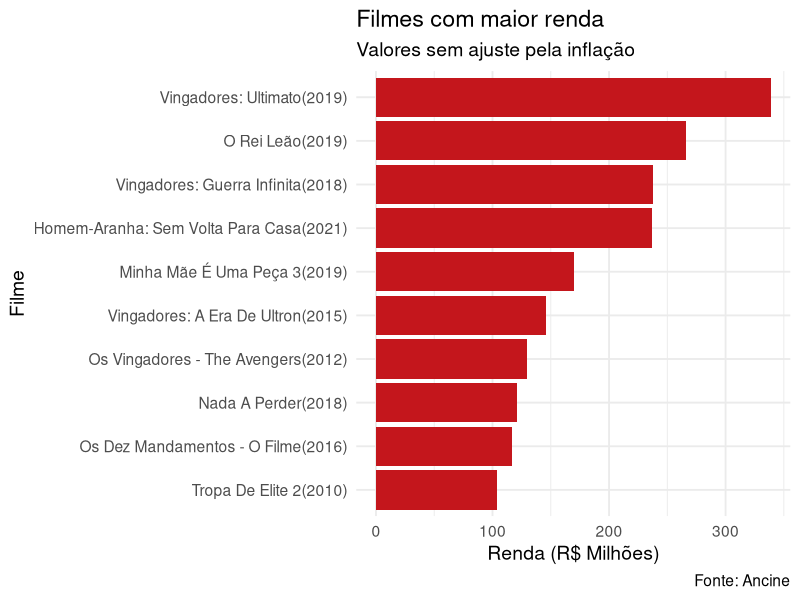
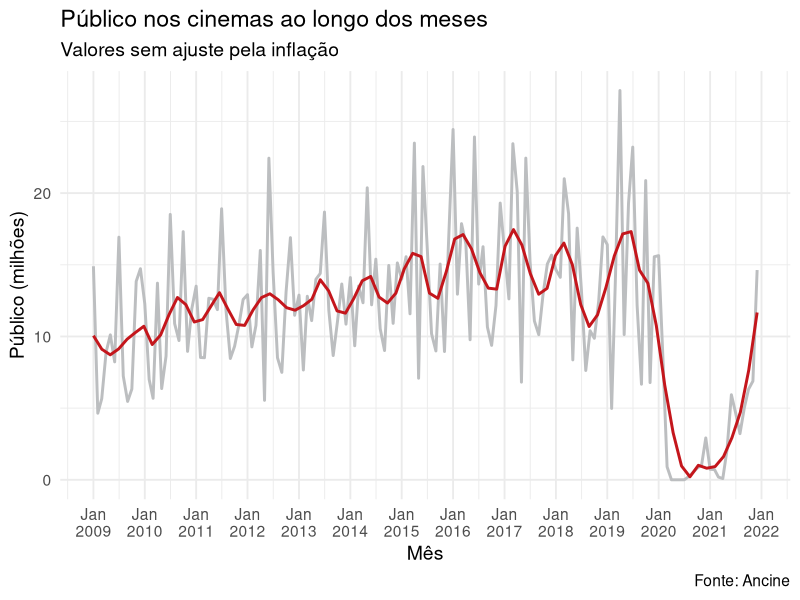

The R source for these figures, in order:
# R basico ----------------------------------------------------------------

# o hashtag (#) serve para escrever comentários
# os comentários não são executados pelo R

# selecione um bloco de código e clique
# ctrl + shift + c para comentar tudo o que está selecionado

# ATALHO para rodar o código: CTRL + ENTER
# Mesmo atalho no Mac: Command + ENTER

# adição
1 + 1
# subtração
4 - 2
# multiplicação
2 * 3
# divisão
5 / 3
# com ponto
1.5 + 1
# potência
4 ^ 2

# criar objetos/variáveis
# coloca o valor 1 no objeto "obj". Podemos usar esses valores depois
obj <- 1
obj

# Também dizemos 'guardando as saídas'
soma <- 2 + 2
soma

# ATALHO para <- : ALT + - (alt menos)
# Mesmo atalho no Mac: Option + - (Option menos)

# salvar saída versus apenas executar
33 / 11
resultado <- 33 / 11

# atualizar um objeto
resultado <- resultado * 5
resultado

# O R difencia minúscula de maiúscula!
a <- 5
A <- 42
a
A

# textos
a <- "ola, sou um texto"

# Vetores são conjuntos de valores

vetor1 <- c(1, 4, 3, 10)
vetor2 <- c("a", "b", "z")

vetor1
vetor2

# Podemos acessar elementos do vetor pela sua posição. Começa pelo 1!
vetor <- c("a", "b", "c", "d")

vetor[1]
vetor[3]

vetor[c(2, 3)]
vetor[c(1, 2, 4)]

# Também podemos acessar por exclusão

vetor[-1]
vetor[-c(2, 3)]

# Se tentarmos misturar dois tipos, o R vai converter

vetor <- c(1, 2, "a")
vetor

# Podemos fazer operações matemáticas com vetores

vetor <- c(0, 5, 20,-3)

vetor + 1
vetor - 1
vetor / 2
vetor * 10

# Funções são nomes que guardam um código de R.

# Por exemplo, usamos a função `c()` para criar vetores

c(1, 3, 5)

vetor_exemplos <- c(1, 5, 3.4, 7.23, 2.1, 3.8)

# Exemplos
length(vetor_exemplos)   # comprimento
sum(vetor_exemplos)      # soma
mean(vetor_exemplos)     # média
sd(vetor_exemplos)       # desvio padrão
paste("a", "b")          # cola os elementos, separando com um espaço
paste0("a", "b")         # cola os elementos sem separar!

# HELP
?paste
help(paste)

# pacotes -----------------------------------------------------------------

# A forma de disponibilizar funções para que outras pessoas possam
# utilizar é através de pacotes. 

# Um pacote no R é um conjunto de funções, bases de dados, textos que 
# explicam o que as funções fazem, tutoriais, etc.

# o pacote que vamos instalar se chama "tidyverse"
# mais sobre aqui: https://tidyverse.org

# para instalar um pacote você usa install.packages("nomeDopacote")
# e aplica ela num texto, entre aspas. As aspas são importantes!

install.packages("tidyverse")

# a função library deixa todas as funções que fazem parte do pacote tidyverse
# disponíveis pra você utilizar.

library(tidyverse)

# install.packages("tidyverse") -> apenas uma vez
# library(tidyverse) -> toda vez que você abrir o R

# importacao --------------------------------------------------------------

ancine <- read_csv("20221019-quarto/ancine.csv")

glimpse(ancine)

view(ancine)

# arrumacao (avançado) ----------------------------------------------------

# aqui temos o script original de leitura e arrumação dos dados que 
# vieram diretamente da internet, para fins de consulta. Não é necessário
# rodar os códigos abaixo.

# dados <- "https://www.gov.br/ancine/pt-br/oca/cinema/arquivos.csv/listagem-de-filmes-brasileiros-e-estrangeiros-exibidos-informacoes-por-semana-2009-a-2021.csv" |> 
#   readr::read_csv2(skip = 1, col_select = 1:13, show_col_types = FALSE) |> 
#   janitor::clean_names() |> 
#   dplyr::filter(!is.na(ano_de_exibicao)) |> 
#   dplyr::transmute(
#     ano = ano_de_exibicao,
#     semana = semana_de_exibicao,
#     titulo = titulo_da_obra,
#     genero,
#     pais = pais_es_produtor_es_da_obra,
#     dt_lancamento = lubridate::dmy(data_de_lancamento),
#     publico = publico_na_semana_dos_dados,
#     renda = renda_r_na_semana_dos_dados
#   ) |> 
#   dplyr::group_by(titulo, dt_lancamento, genero, pais) |> 
#   dplyr::summarise(
#     n_semanas = dplyr::n(),
#     publico = sum(publico),
#     renda = sum(renda),
#     .groups = "drop"
#   ) |> 
#   dplyr::arrange(dt_lancamento) |> 
#   dplyr::filter(
#     !is.na(dt_lancamento), 
#     dt_lancamento >= "2009-01-01"
#   )

# readr::write_csv(ancine, "ancine.csv")

# transformacao -----------------------------------------------------------

# pipe
x <- seq(1, 10)
x

sum(sqrt(x))

x |> 
  sqrt() |> 
  sum()

# Receita de bolo sem pipe. Tente entender o que é preciso fazer.

# ordenar com arrange()

ancine |> 
  arrange(publico)

ancine |> 
  arrange(desc(publico))

ancine |> 
  arrange(genero, desc(publico))

# filtro com filter()

ancine |> 
  filter(renda > 1000000)

ancine |> 
  filter(
    publico > 10000000, 
    pais == "Brasil"
  )

# selecao com select()

ancine |> 
  select(titulo, dt_lancamento, genero)

ancine |> 
  select(where(is.character))

# criar colunas com mutate()

ancine |> 
  mutate(razao = renda / publico) |> 
  arrange(desc(razao)) |> 
  filter(publico > 10000)

# agrupar com group_by() e sumarizar com summarise()

ancine |> 
  group_by(genero) |> 
  summarise(
    maior_renda = titulo[which.max(renda)],
    total_publico = sum(renda)
  ) |> 
  arrange(desc(total_publico))

# visualizacao ------------------------------------------------------------

dados_grafico <- ancine |> 
  filter(publico > 10e6) |> 
  mutate(
    titulo = paste0(titulo, "(", lubridate::year(dt_lancamento), ")"),
    titulo = fct_reorder(titulo, renda)
  )

ggplot(dados_grafico) +
  aes(x = renda / 1e6, y = titulo) +
  geom_col(fill = "#C4161C") +
  theme_minimal(14) +
  labs(
    x = "Renda (R$ Milhões)", 
    y = "Filme",
    title = "Filmes com maior renda",
    subtitle = "Valores sem ajuste pela inflação",
    caption = "Fonte: Ancine"
  )

publico_tempo <- ancine |> 
  mutate(ano = lubridate::floor_date(dt_lancamento, "month")) |> 
  group_by(ano) |> 
  summarise(publico = sum(publico)) |> 
  filter(ano < "2022-01-01")

ggplot(publico_tempo) +
  aes(x = ano, y = publico / 1e6) +
  geom_line(size = 1, color = "#BCBEC0") +
  scale_x_date(date_breaks = "year", date_labels = "%b\n%Y") +
  theme_minimal(14) +
  geom_smooth(span = .1, color = "#C4161C", se = FALSE) +
  labs(
    x = "Mês", 
    y = "Público (milhões)",
    title = "Público nos cinemas ao longo dos meses",
    subtitle = "Valores sem ajuste pela inflação",
    caption = "Fonte: Ancine"
  )

